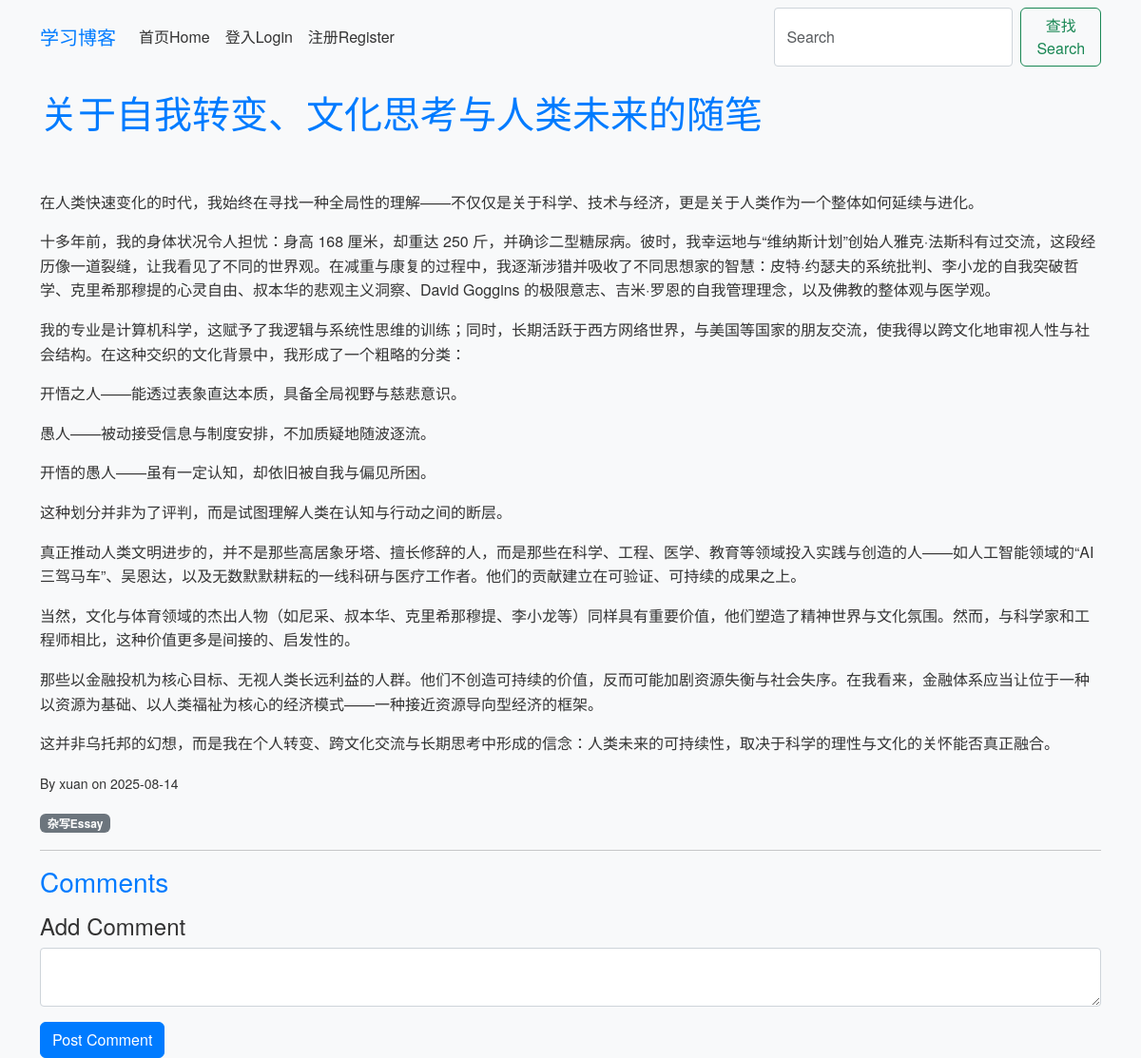
/post/1, run on the app's committed database.
### app/models.py (models this page shows, shortened)
class Post(db.Model):
    id = db.Column(db.Integer, primary_key=True)
    title = db.Column(db.String(100), nullable=False)
    body = db.Column(db.Text, nullable=False)
    timestamp = db.Column(db.DateTime, index=True, default=datetime.utcnow)
    user_id = db.Column(db.Integer, db.ForeignKey('user.id'), nullable=False)
    category_id = db.Column(db.Integer, db.ForeignKey('category.id'))
    comments = db.relationship('Comment', backref='post', lazy='dynamic')

class User(db.Model, UserMixin):
    id = db.Column(db.Integer, primary_key=True)
    username = db.Column(db.String(64), index=True, unique=True)
    email = db.Column(db.String(120), index=True, unique=True)
    password_hash = db.Column(db.String(128))
    posts = db.relationship('Post', backref='author', lazy='dynamic')
    comments = db.relationship('Comment', backref='author', lazy='dynamic')
    about_me = db.Column(db.String(140))
    last_seen = db.Column(db.DateTime, default=datetime.utcnow)

class Category(db.Model):
    id = db.Column(db.Integer, primary_key=True)
    name = db.Column(db.String(50), unique=True)
    posts = db.relationship('Post', backref='category', lazy='dynamic')

### app/routes.py (the view, shortened to what this page needs)
@bp.route('/post/<int:post_id>', methods=['GET', 'POST'])
def post(post_id):
    post = Post.query.get_or_404(post_id)
    form = CommentForm()
    if request.method == 'POST' and not form.validate():
        if request.headers.get('X-Requested-With') == 'XMLHttpRequest':
            return jsonify({'success': False, 'message': 'Invalid comment data'}), 400
    comments = post.comments.filter_by(approved=True).order_by(Comment.timestamp.asc())
    post_body_html = bleach.clean(
        markdown.markdown(post.body, extensions=['extra', 'codehilite']),
        tags=ALLOWED_TAGS,
        attributes=ALLOWED_ATTRIBUTES
    )
    return render_template('post.html', post=post, form=form, comments=comments, post_body_html=post_body_html)

### app/forms.py
class CommentForm(FlaskForm):
    body = TextAreaField('Comment', validators=[DataRequired()])
    submit = SubmitField('Post Comment')

### app/templates/post.html (shortened to what this page needs)
{% extends 'base.html' %}
{% block content %}
<h1>{{ post.title }}</h1>
<div class="post-content">{{ post_body_html | safe }}</div>
<p><small>By {{ post.author.username }} on {{ post.timestamp.strftime('%Y-%m-%d') }}</small></p>
{% if post.category %}<span class="badge bg-secondary">{{ post.category.name }}</span>{% endif %}
<hr>
<h3>Comments</h3>
<h4>Add Comment</h4>
<form action="" method="post">
    <div class="mb-3">{{ form.body(class="form-control") }}</div>
    {{ form.submit(class="btn btn-primary") }}
</form>
{% endblock %}

### app/static/css/style.css (style rules this page uses)
body { font-family: 'Helvetica Neue', Arial, sans-serif; background-color: #f8f9fa; color: #333; line-height: 1.6; margin: 0; padding: 0; }
h1, h2, h3 { color: #007bff; margin-bottom: 1rem; }
.form-control { border-radius: 0.25rem; border: 1px solid #ced4da; }
.btn-primary { background-color: #007bff; border-color: #007bff; }
.post-content { margin-bottom: 1rem; }
.post-content p { margin-bottom: 1rem; }

### data on the page
Post: title "关于自我转变、文化思考与人类未来的随笔", timestamp "2025-08-14"
User: author.username "xuan"
Category: category.name "杂写Essay"
